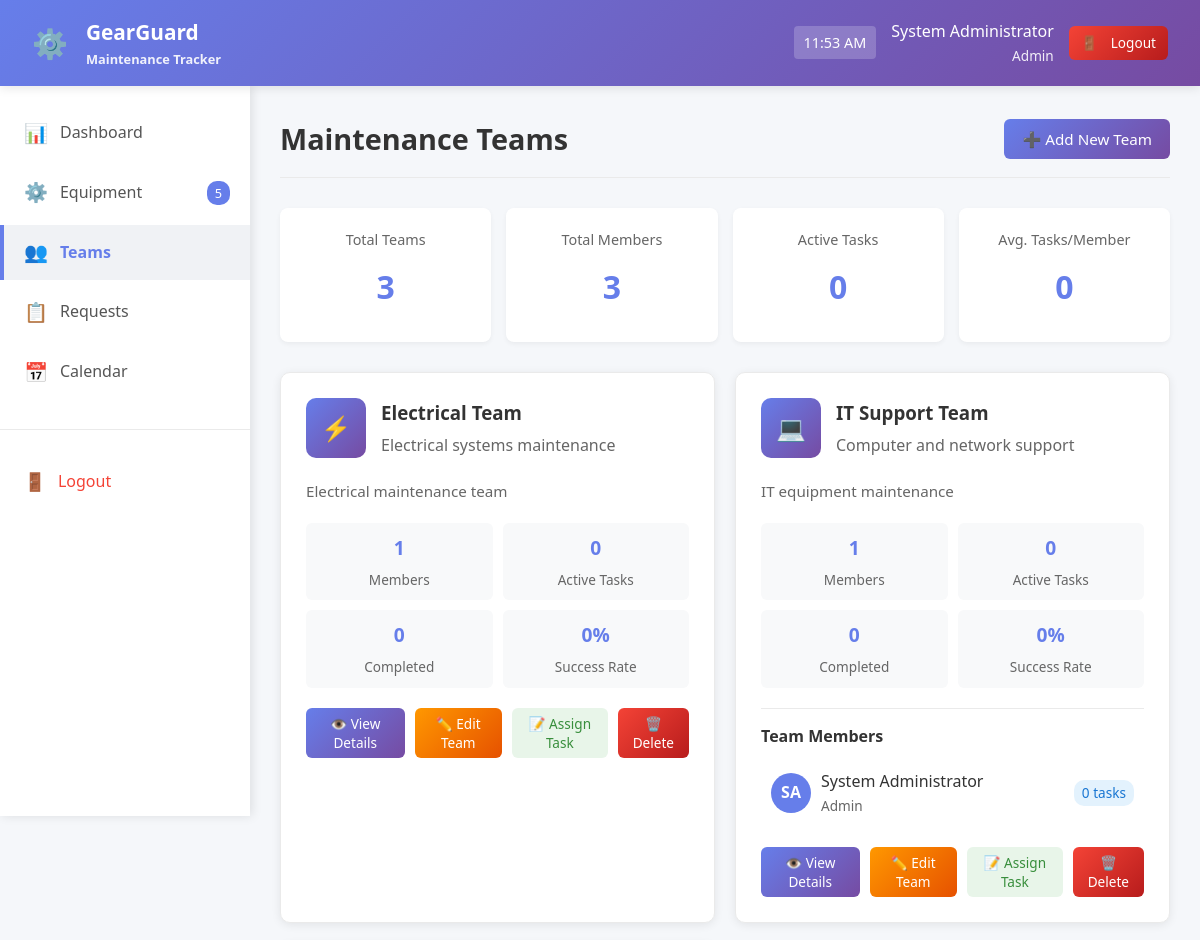
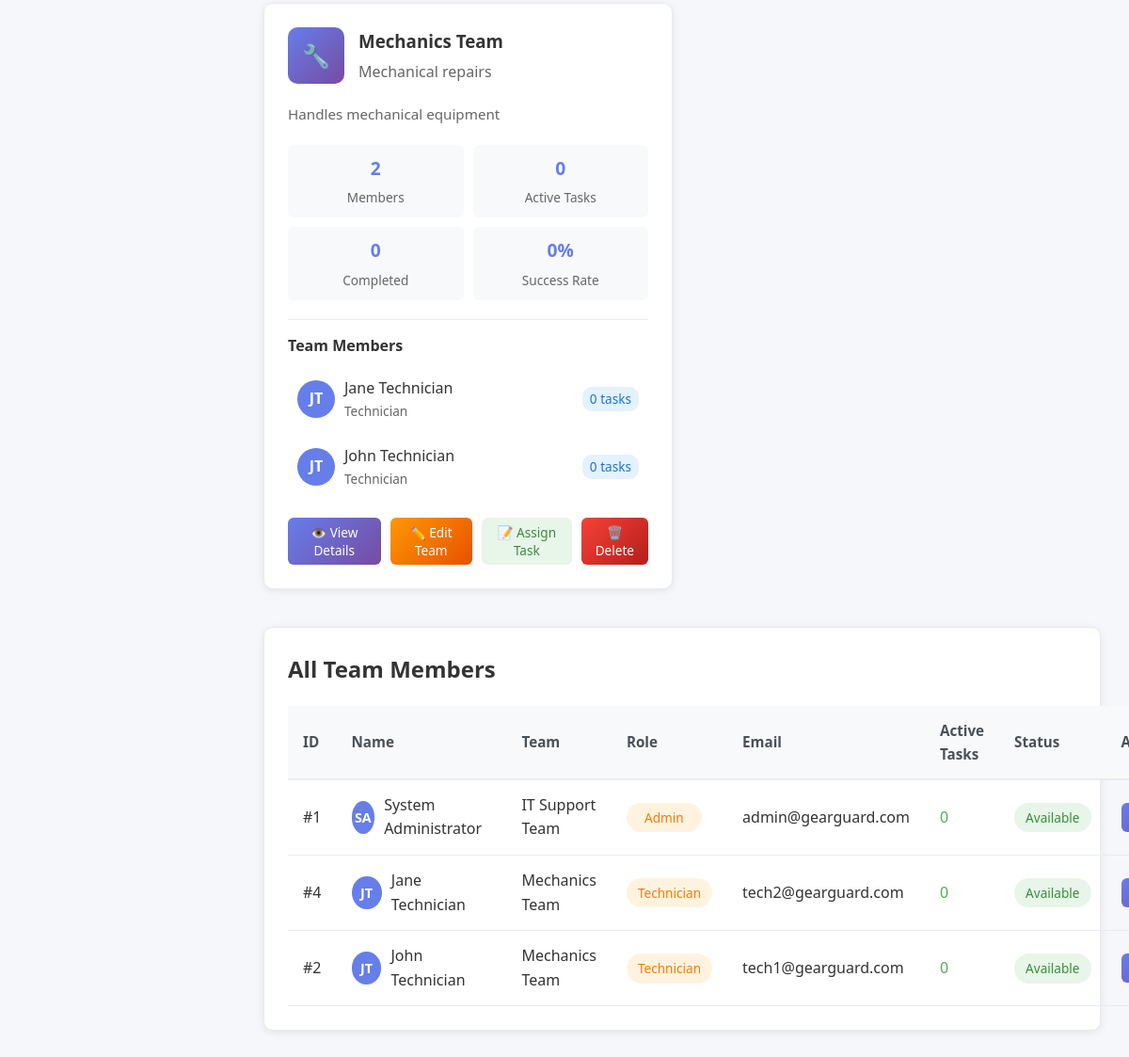
The app's page /pages/teams.php (signed in) with its own data (2 pictures, top to bottom).
### tables this page shows
CREATE TABLE `maintenance_teams` (
  `id` int(11) NOT NULL,
  `name` varchar(100) NOT NULL,
  `specialization` varchar(100) DEFAULT NULL,
  `description` text DEFAULT NULL,
  `status` enum('active','inactive') DEFAULT 'active',
  `created_at` timestamp NOT NULL DEFAULT current_timestamp()
);

CREATE TABLE `users` (
  `id` int(11) NOT NULL,
  `username` varchar(50) NOT NULL,
  `password` varchar(255) NOT NULL,
  `email` varchar(100) DEFAULT NULL,
  `full_name` varchar(100) DEFAULT NULL,
  `role` enum('admin','technician','manager','user') DEFAULT 'user',
  `team_id` int(11) DEFAULT NULL,
  `status` enum('active','inactive') DEFAULT 'active',
  `created_at` timestamp NOT NULL DEFAULT current_timestamp()
);

### pages/teams.php (the view, shortened to what this page needs)
<?php
$conn = mysqli_connect("localhost", "root", "", "gear_guard");
$teams = [];
$result = mysqli_query($conn, "SELECT * FROM maintenance_teams ORDER BY name");
if ($result) {
    while ($row = mysqli_fetch_assoc($result)) {
        $teams[] = $row;
    }
}
$team_members = [];
$member_result = mysqli_query($conn, "
    SELECT u.id, u.full_name as name, u.email, u.role, u.team_id,
           mt.name as team_name,
           COUNT(mr.id) as task_count
    FROM users u
    LEFT JOIN maintenance_teams mt ON u.team_id = mt.id
    LEFT JOIN maintenance_requests mr ON u.id = mr.assigned_to AND mr.status IN ('New', 'In Progress')
    WHERE u.role IN ('technician', 'admin')
    GROUP BY u.id
    ORDER BY mt.name, u.full_name
");
if ($member_result) {
    while ($row = mysqli_fetch_assoc($member_result)) {
        $team_members[] = $row;
    }
}
$total_tasks = 0;
$tasks_result = mysqli_query($conn, "
    SELECT COUNT(*) as total FROM maintenance_requests
    WHERE status IN ('New', 'In Progress')
");
if ($tasks_result) {
    $task_data = mysqli_fetch_assoc($tasks_result);
    $total_tasks = $task_data['total'];
}
$team_stats = [];
$stats_result = mysqli_query($conn, "
    SELECT
        mt.id as team_id,
        mt.name as team_name,
        COUNT(DISTINCT u.id) as member_count,
        COUNT(DISTINCT mr.id) as active_tasks,
        COUNT(DISTINCT mr_completed.id) as completed_tasks
    FROM maintenance_teams mt
    LEFT JOIN users u ON mt.id = u.team_id AND u.status = 'active'
    LEFT JOIN maintenance_requests mr ON u.id = mr.assigned_to AND mr.status IN ('New', 'In Progress')
    LEFT JOIN maintenance_requests mr_completed ON u.id = mr_completed.assigned_to AND mr_completed.status = 'Repaired'
    GROUP BY mt.id
    ORDER BY mt.name
");
if ($stats_result) {
    while ($row = mysqli_fetch_assoc($stats_result)) {
        $team_stats[$row['team_id']] = $row;
    }
}
$members_by_team = [];
$all_members_result = mysqli_query($conn, "
    SELECT u.*, mt.name as team_name,
           (SELECT COUNT(*) FROM maintenance_requests
            WHERE assigned_to = u.id AND status IN ('New', 'In Progress')) as task_count
    FROM users u
    LEFT JOIN maintenance_teams mt ON u.team_id = mt.id
    WHERE u.role IN ('technician', 'admin') AND u.status = 'active'
    ORDER BY mt.name, u.full_name
");
if ($all_members_result) {
    while ($row = mysqli_fetch_assoc($all_members_result)) {
        if ($row['team_name']) {
            $members_by_team[$row['team_name']][] = $row;
        } else {
            $members_by_team['Unassigned'][] = $row;
        }
    }
}
?>
<!DOCTYPE html>
<html lang="en">
<head>
    <link rel="stylesheet" href="../css/style.css">
</head>
<body>
    <?php include '../includes/header.php'; ?>
    <div class="container">
        <?php include '../includes/sidebar.php'; ?>
        <main class="main-content">
            <div class="page-header">
                <h1>Maintenance Teams</h1>
                <button class="btn btn-primary" onclick="showAddTeamModal()">
                    ➕ Add New Team
                </button>
            </div>
            <div class="stats-overview">
                <div class="stat-card">
                    <div class="label">Total Teams</div>
                    <div class="value"><?php echo count($teams); ?></div>
                </div>
                <div class="stat-card">
                    <div class="label">Total Members</div>
                    <div class="value"><?php echo count($team_members); ?></div>
                </div>
                <div class="stat-card">
                    <div class="label">Active Tasks</div>
                    <div class="value"><?php echo $total_tasks; ?></div>
                </div>
                <div class="stat-card">
                    <div class="label">Avg. Tasks/Member</div>
                    <div class="value">
                        <?php echo count($team_members) > 0 ? round($total_tasks / count($team_members), 1) : 0; ?>
                    </div>
                </div>
            </div>
            <div class="teams-grid">
                <?php foreach ($teams as $team):
                    $team_id = $team['id'];
                    $stats = $team_stats[$team_id] ?? ['member_count' => 0, 'active_tasks' => 0, 'completed_tasks' => 0];
                    $team_members_list = $members_by_team[$team['name']] ?? [];
                ?>
                <div class="team-card">
                    <div class="team-header">
                        <div class="team-icon">
                            <?php
                            $icons = ['👥', '🔧', '💻', '⚡', '🔌', '🛠️'];
                            echo $icons[$team['id'] % count($icons)] ?? '👥';
                            ?>
                        </div>
                        <div class="team-info">
                            <h3><?php echo htmlspecialchars($team['name']); ?></h3>
                            <p><?php echo htmlspecialchars($team['specialization']); ?></p>
                        </div>
                    </div>
                    <?php if ($team['description']): ?>
                        <div style="color: #666; margin-bottom: 15px; font-size: 0.95rem;">
                            <?php echo htmlspecialchars($team['description']); ?>
                        </div>
                    <?php endif; ?>
                    <div class="team-stats">
                        <div class="stat-item">
                            <div class="stat-value"><?php echo $stats['member_count']; ?></div>
                            <div class="stat-label">Members</div>
                        </div>
                        <div class="stat-item">
                            <div class="stat-value"><?php echo $stats['active_tasks']; ?></div>
                            <div class="stat-label">Active Tasks</div>
                        </div>
                        <div class="stat-item">
                            <div class="stat-value"><?php echo $stats['completed_tasks']; ?></div>
                            <div class="stat-label">Completed</div>
                        </div>
                        <div class="stat-item">
                            <?php
                            $total_assignments = $stats['active_tasks'] + $stats['completed_tasks'];
                            $success_rate = $total_assignments > 0 ? round(($stats['completed_tasks'] / $total_assignments) * 100) : 0;
                            ?>
                            <div class="stat-value"><?php echo $success_rate; ?>%</div>
                            <div class="stat-label">Success Rate</div>
                        </div>
                    </div>
                    <?php if (!empty($team_members_list)): ?>
                        <div class="members-list">
                            <h4 style="margin: 0 0 10px 0; color: #333; font-size: 1rem;">Team Members</h4>
                            <?php foreach (array_slice($team_members_list, 0, 3) as $member): ?>
                                <div class="member-item" onclick="viewMember(<?php echo $member['id']; ?>)">
                                    <div class="member-avatar">
                                        <?php
                                        $initials = '';
                                        $name_parts = explode(' ', $member['full_name']);
                                        foreach ($name_parts as $part) {
                                            $initials .= strtoupper(substr($part, 0, 1));
                                        }
                                        echo substr($initials, 0, 2);
                                        ?>
                                    </div>
                                    <div class="member-info">
                                        <div class="member-name"><?php echo htmlspecialchars($member['full_name']); ?></div>
                                        <div class="member-role"><?php echo htmlspecialchars(ucfirst($member['role'])); ?></div>
                                    </div>
                                    <div class="member-tasks" title="Active tasks">
                                        <?php echo $member['task_count'] ?? 0; ?> tasks
                                    </div>
                                </div>
                            <?php endforeach; ?>
                        </div>
                    <?php endif; ?>
                    <div style="margin-top: 20px; display: flex; gap: 10px; justify-content: space-between;">
                        <button class="btn btn-sm btn-primary" onclick="viewTeam(<?php echo $team['id']; ?>)">
                            👁️ View Details
                        </button>
                        <button class="btn btn-sm btn-warning" onclick="editTeam(<?php echo $team['id']; ?>)">
                            ✏️ Edit Team
                        </button>
                        <button class="btn btn-sm" onclick="assignTask(<?php echo $team['id']; ?>)"
                                style="background: #e8f5e9; color: #388e3c;">
                            📝 Assign Task
                        </button>
                        <button class="btn btn-sm btn-danger" onclick="deleteTeam(<?php echo $team['id']; ?>)">
                            🗑️ Delete
                        </button>
                    </div>
                </div>
                <?php endforeach; ?>
            </div>
            <div class="table-container" style="margin-top: 40px;">
                <h2>All Team Members</h2>
                <table class="table">
                    <thead>
                        <tr>
                            <th>ID</th>
                            <th>Name</th>
                            <th>Team</th>
                            <th>Role</th>
                            <th>Email</th>
                            <th>Active Tasks</th>
                            <th>Status</th>
                            <th>Actions</th>
                        </tr>
                    </thead>
                    <tbody>
                        <?php foreach ($team_members as $member): ?>
                        <tr>
                            <td>#<?php echo $member['id']; ?></td>
                            <td>
                                <div style="display: flex; align-items: center; gap: 10px;">
                                    <div class="member-avatar" style="width: 35px; height: 35px; font-size: 0.9rem;">
                                        <?php
                                        $initials = '';
                                        $name_parts = explode(' ', $member['name']);
                                        foreach ($name_parts as $part) {
                                            $initials .= strtoupper(substr($part, 0, 1));
                                        }
                                        echo substr($initials, 0, 2);
                                        ?>
                                    </div>
                                    <span><?php echo htmlspecialchars($member['name']); ?></span>
                                </div>
                            </td>
                            <td><?php echo htmlspecialchars($member['team_name'] ?? 'Unassigned'); ?></td>
                            <td>
                                <span class="status-badge status-progress">
                                    <?php echo htmlspecialchars(ucfirst($member['role'])); ?>
                                </span>
                            </td>
                            <td><?php echo htmlspecialchars($member['email']); ?></td>
                            <td>
                                <?php $task_count = $member['task_count'] ?? 0; ?>
                                <span style="font-weight: 500; color: <?php echo $task_count > 3 ? '#f44336' : ($task_count > 0 ? '#FF9800' : '#4CAF50'); ?>;">
                                    <?php echo $task_count; ?>
                                </span>
                            </td>
                            <td>
                                <span class="status-badge <?php echo $task_count > 0 ? 'status-progress' : 'status-repaired'; ?>">
                                    <?php echo $task_count > 0 ? 'Busy' : 'Available'; ?>
                                </span>
                            </td>
                            <td>
                                <div class="btn-group">
                                    <button class="btn btn-sm btn-primary" onclick="viewMember(<?php echo $member['id']; ?>)">
                                    </button>
                                </div>
                            </td>
                        </tr>
                        <?php endforeach; ?>
                    </tbody>
                </table>
            </div>
        </main>
    </div>
</body>
</html>

### records on screen
maintenance_teams: id "⚡", name "Electrical Team", specialization "Electrical systems maintenance", description "Electrical maintenance team", member_count "1", active_tasks "0", completed_tasks "0", success_rate "0"
maintenance_teams: id "💻", name "IT Support Team", specialization "Computer and network support", description "IT equipment maintenance", member_count "1", active_tasks "0", completed_tasks "0", success_rate "0"
users: initials "SA", full_name "System Administrator", role "Admin", task_count "0", id "1", maintenance_teams.name "IT Support Team", email "admin@gearguard.com"
maintenance_teams: id "🔧", name "Mechanics Team", specialization "Mechanical repairs", description "Handles mechanical equipment", member_count "2", active_tasks "0", completed_tasks "0", success_rate "0"
users: initials "JT", full_name "Jane Technician", role "Technician", task_count "0", id "4", maintenance_teams.name "Mechanics Team", email "tech2@gearguard.com"
users: initials "JT", full_name "John Technician", role "Technician", task_count "0", id "2", maintenance_teams.name "Mechanics Team", email "tech1@gearguard.com"

### other values on screen
$_SESSION['full_name'] "System Administrator"
$_SESSION['role'] "Admin"
$equipment_count "5"
count($teams) "3"
count($team_members) "3"
$total_tasks "0"
$total_tasks / count($team_members) "0"
